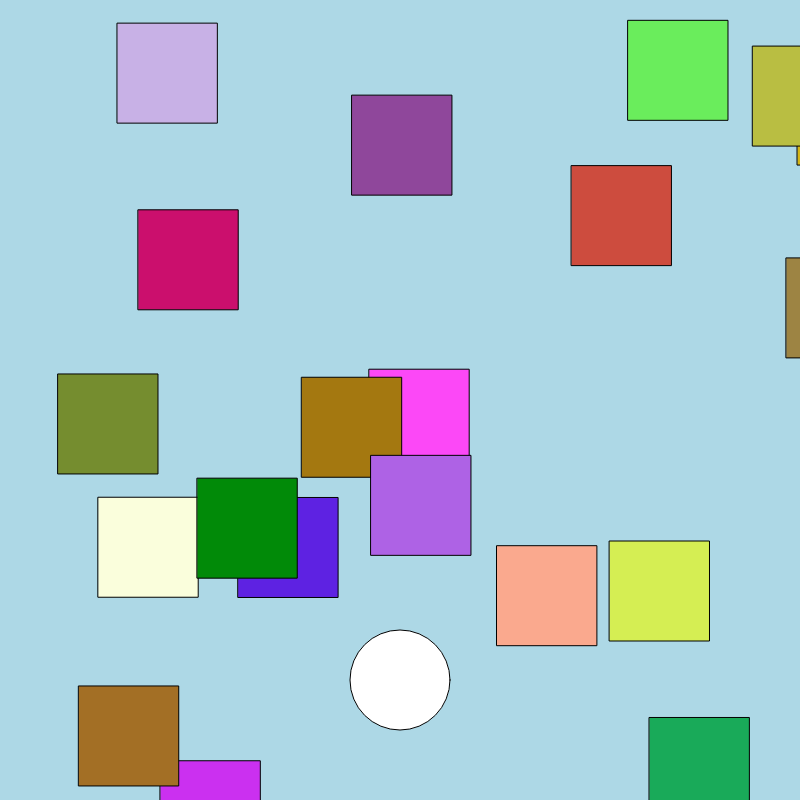
Frame 1 (no input)
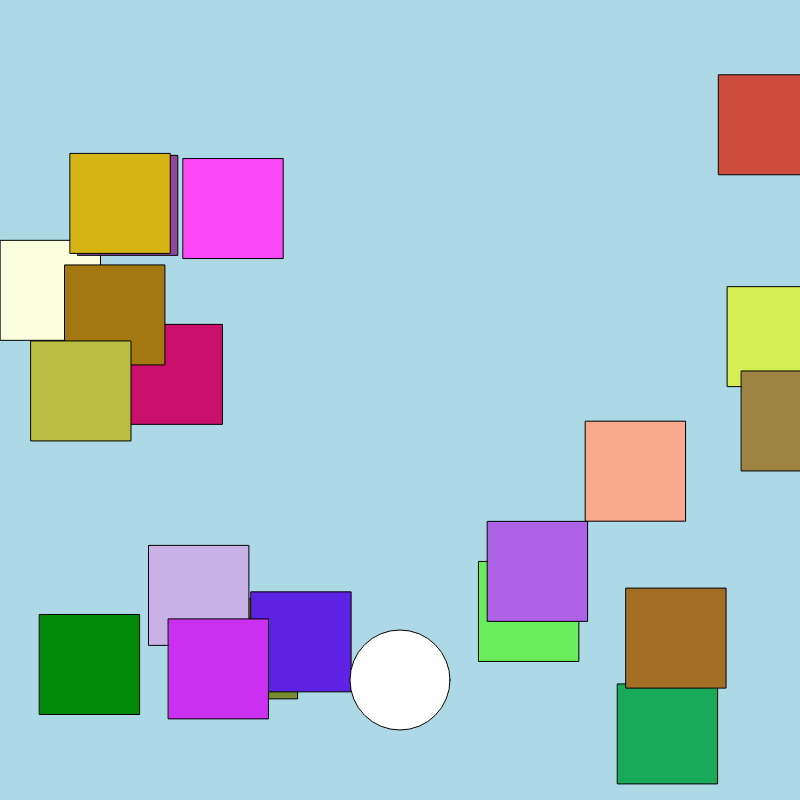
Frame 60 (no input)
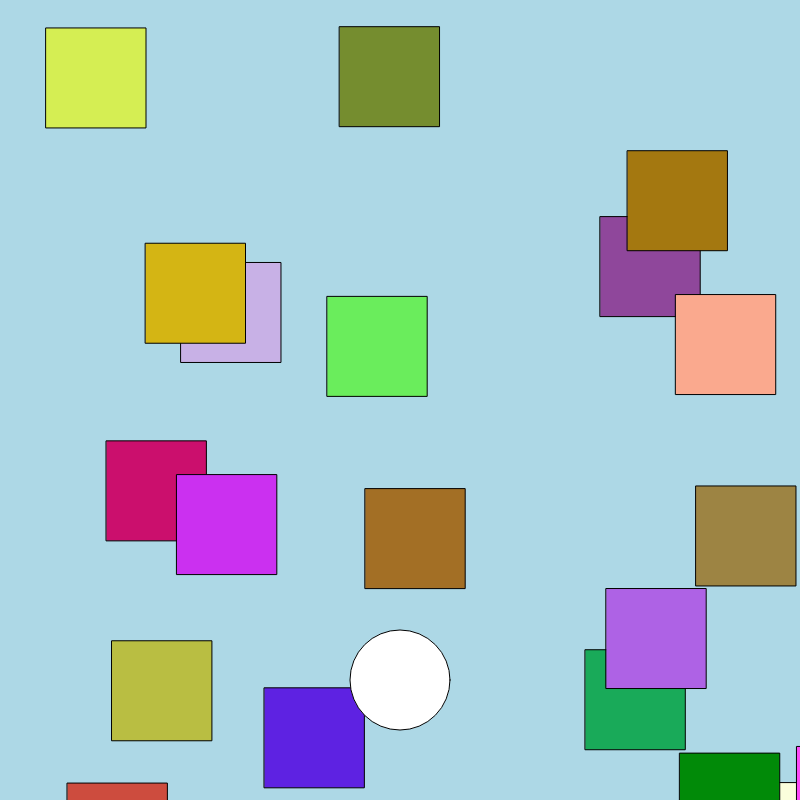
Frame 120 (the mouse pressed at the canvas centre since frame 60)

The p5.js sketch that drew these frames (run headless with seeded random() and noise() and a simulated clock; from frame 60 on, the mouse is pressed at the canvas centre):

// p5.js sketch
// ── sketch.js
var cars = [];
var frogPos;

function setup() {
  createCanvas(800, 800);

  for (var i = 0; i < 20; i++) {
    cars.push(new Car());

  }

  frogPos = createVector(400, height - 120);

}

function draw() {
  background('lightblue');

  for (var i = 0; i < cars.length; i++) {
    cars[i].display();
    cars[i].drive();

    if (cars[i].pos.dist(frogPos) < 30) {
      cars.splice(i, 1);
    }
  }



  // frog
  fill('white');
  ellipse(frogPos.x, frogPos.y, 100, 100);
  checkForKeys();

}

function checkForKeys() {
  if (keyIsDown(LEFT_ARROW)) frogPos.x = frogPos.x - 15;
  if (keyIsDown(RIGHT_ARROW)) frogPos.x = frogPos.x + 15;
  if (keyIsDown(UP_ARROW)) frogPos.y = frogPos.y - 15;
  if (keyIsDown(DOWN_ARROW)) frogPos.y = frogPos.y + 15;

}

// our Car class!!!!!
function Car() {
  // attributes
  this.pos = createVector(random(width), random(height));
  this.vel = createVector(random(-5, 5), random(-5, 5));
  this.r = random(255);
  this.g = random(255);
  this.b = random(255);

  // methods
  this.display = function() {
    fill(this.r, this.g, this.b);
    rect(this.pos.x, this.pos.y, 100, 100);
  }

  this.drive = function() {
    this.pos.add(this.vel);
    if (this.pos.x > width) this.pos.x = 0;
    if (this.pos.x < 0) this.pos.x = width;
    if (this.pos.y > height) this.pos.y = 0;
    if (this.pos.y < 0) this.pos.y = height;
  }


}
